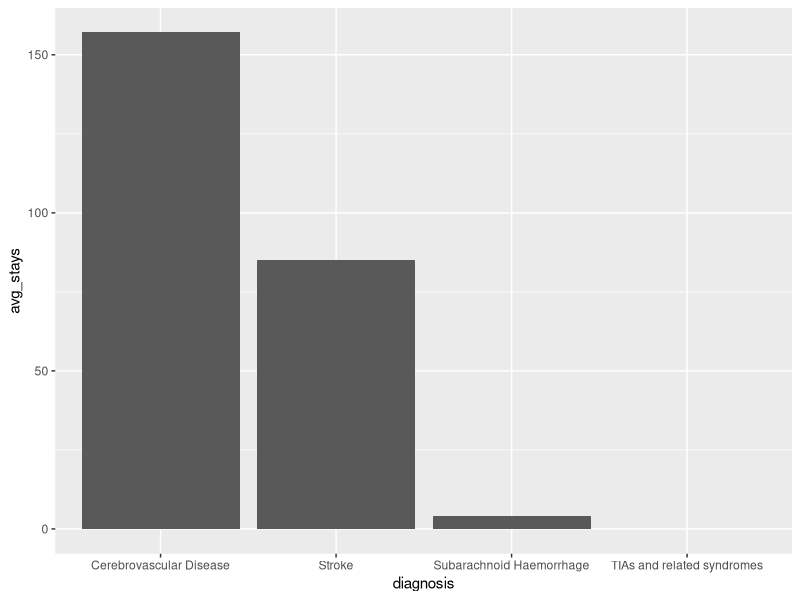
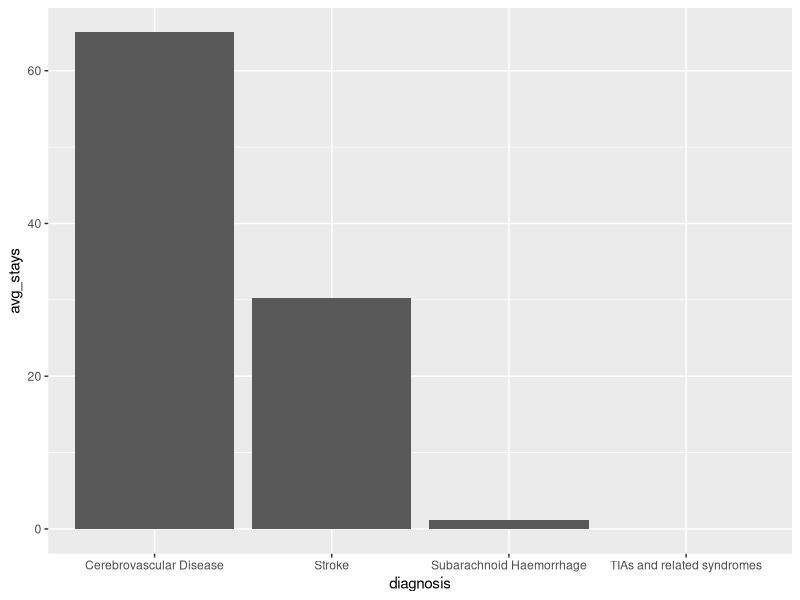
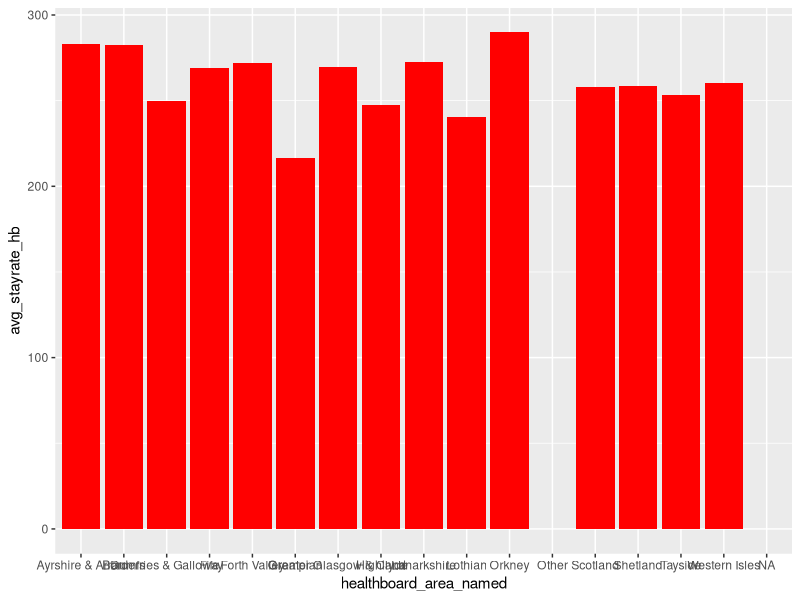
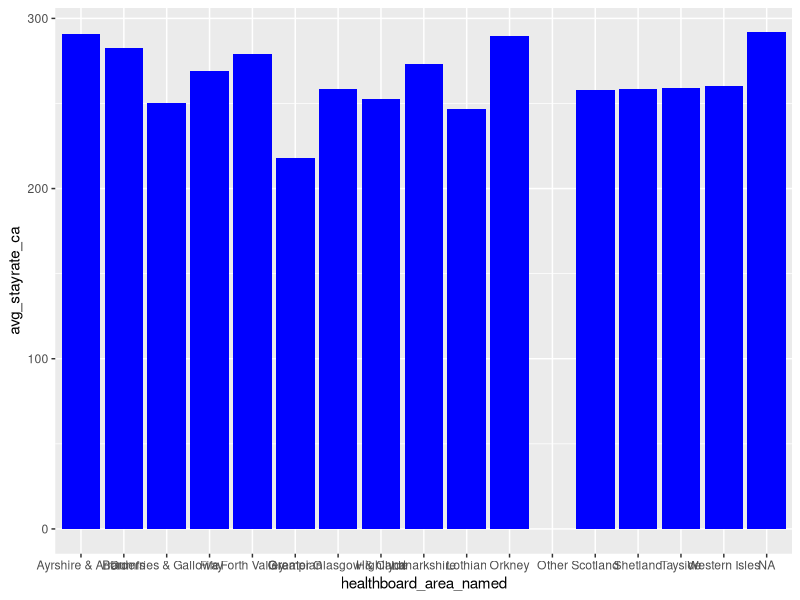
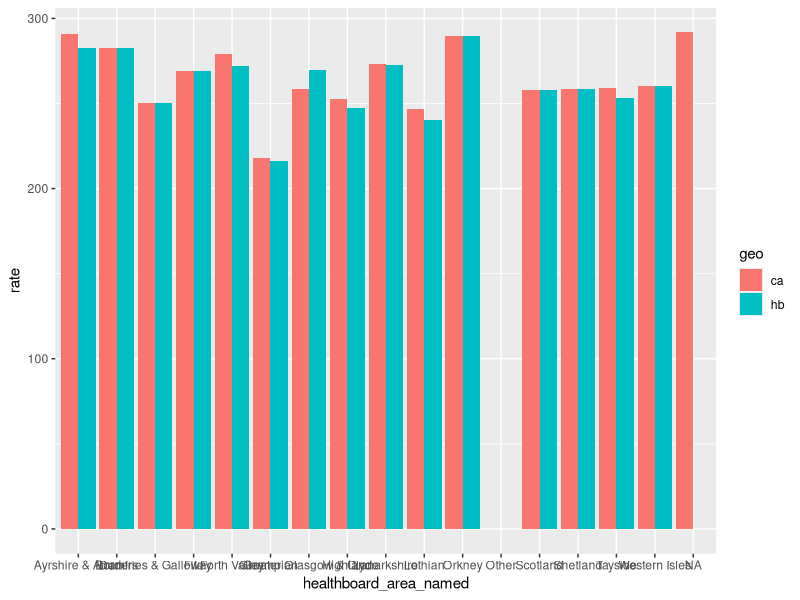
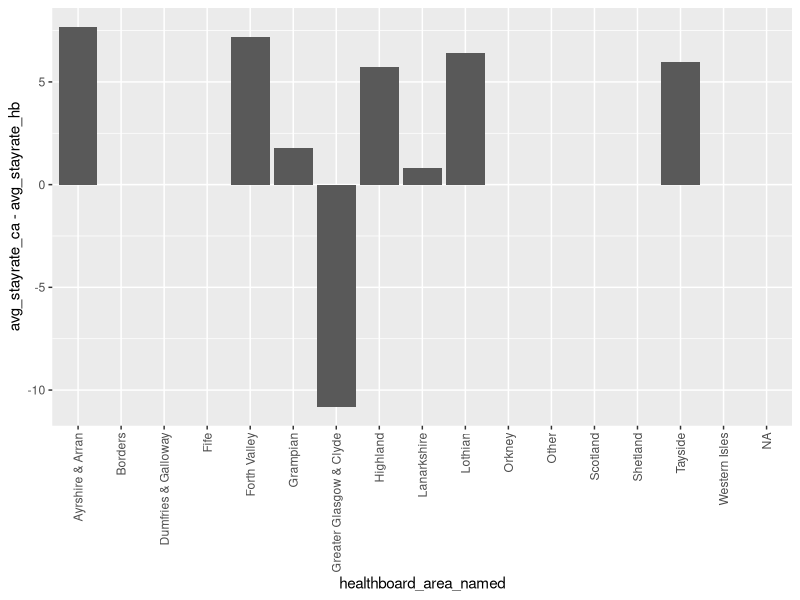
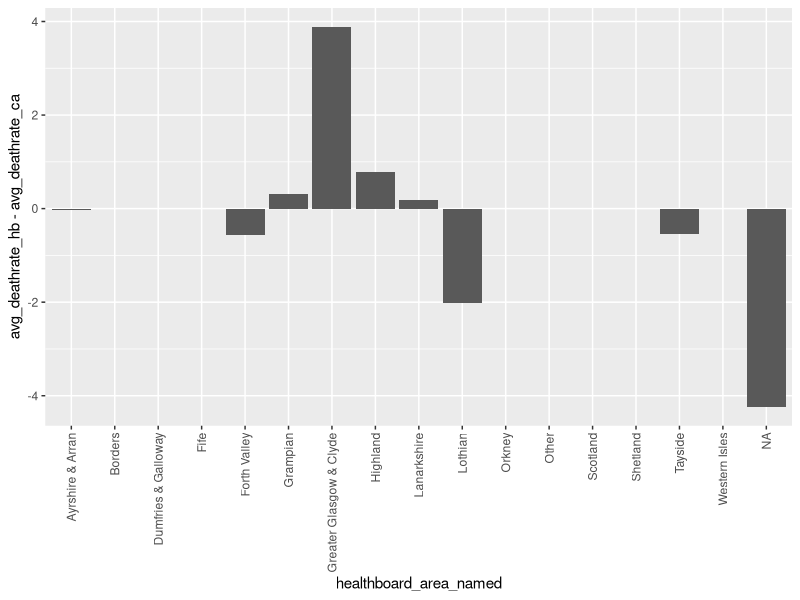
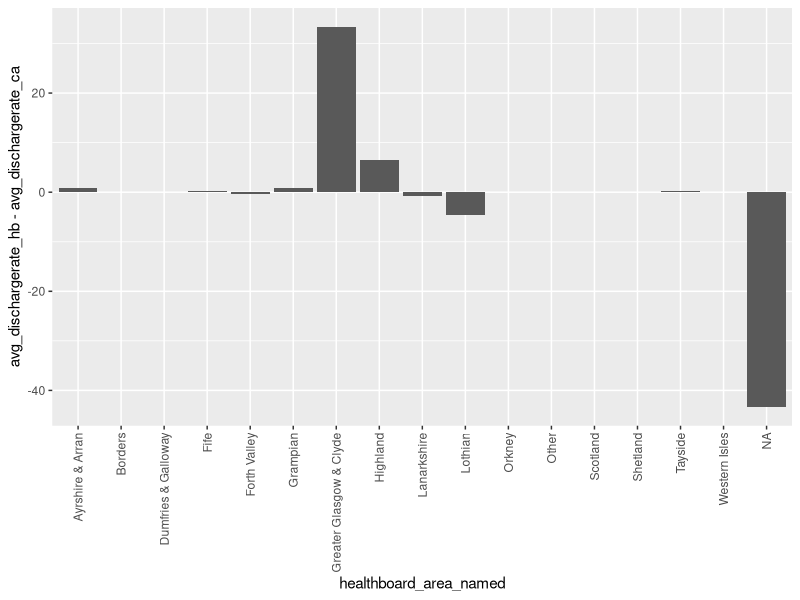

Recreate these plots in R, in order.
## ---- chunk 1
library(tidyverse)
## ---- chunk 2
council_strokesbyca <- read_csv("../../data/clean_data/strokes_byca.csv",
                                col_types = cols(hospitalstays = col_double(),
                                            crude_rate_stays = col_double()))
healthboard_strokesbyhb <- read_csv("../../data/clean_data/strokes_byhb.csv",
                                col_types = cols(hospitalstays = col_double(),
                                            crude_rate_stays = col_double()))
## ---- chunk 3
diagnosis_totals_byhb <- healthboard_strokesbyhb %>% 
  group_by(diagnosis) %>% 
  summarise(avg_stays = mean(crude_rate_mortality, na.rm = TRUE),
            avg_discharge = mean(easr_discharge, na.rm = TRUE),
            avg_deaths = mean(easr_mortality, na.rm = TRUE))
## ---- chunk 4
diagnosis_totals_byhb %>% 
  ggplot(aes(x = diagnosis, y = avg_stays)) +
  geom_col()
## ---- chunk 5
diagnosis_totals_byca <- council_strokesbyca %>% 
  group_by(diagnosis) %>% 
  summarise(avg_stays = mean(crude_rate_mortality, na.rm = TRUE),
            avg_discharge = mean(easr_discharge, na.rm = TRUE),
            avg_deaths = mean(easr_mortality, na.rm = TRUE))
## ---- chunk 6
diagnosis_totals_byca %>% 
  ggplot(aes(x = diagnosis, y = avg_stays)) +
  geom_col()
## ---- chunk 7
unique(council_strokesbyca$council_area_named)
unique(healthboard_strokesbyhb$healthboard_area_named)
## ---- chunk 8
council_strokesbyca <- council_strokesbyca %>% 
  mutate(healthboard = case_when(
    council_area_named %in% c("East Ayrshire", "North Ayrshire", "South Ayrshire") ~ "Ayrshire & Arran",
    council_area_named == "Scottish Borders" ~ "Borders",
    council_area_named == "Dumfries & Galloway" ~ "Dumfries & Galloway",
    council_area_named == "Na h-Eileanan Siar" ~ "Western Isles",
    council_area_named == "Fife" ~ "Fife",
    council_area_named %in% c("Clackmannanshire", "Falkirk", "Stirling") ~ "Forth Valley",
    council_area_named == "Aberdeenshire" | council_area_named == "Aberdeen City" | council_area_named == "Moray" ~ "Grampian",
    council_area_named %in% c("City of Glasgow", "East Dunbartonshire", "East Renfrewshire", "Inverclyde", "Renfrewshire", "West Dunbartonshire") ~ "Greater Glasgow & Clyde",
    council_area_named %in% c("Highland", "Argyll & Bute") ~ "Highland",
    council_area_named %in% c("North Lanarkshire", "South Lanarkshire") ~ "Lanarkshire",
    council_area_named %in% c("City of Edinburgh", "East Lothian", "Midlothian", "West Lothian") ~ "Lothian",
    council_area_named == "Orkney Islands" ~ "Orkney",
    council_area_named == "Shetland Islands" ~ "Shetland",
    council_area_named %in% c("Angus", "Dundee City", "Perth & Kinross") ~ "Tayside",
    council_area_named == "Scotland" ~ "Scotland",
    council_area_named == "Other" ~ "Other",
    is.na(council_area_named) ~ "NA"
    )
  )
council_strokesbyca <- council_strokesbyca %>% 
  mutate(healthboard = na_if(healthboard, "NA"))
## ---- chunk 9
ratestays_byhb <- healthboard_strokesbyhb %>% 
  group_by(healthboard_area_named) %>% 
  summarise(avg_stayrate = mean(crude_rate_stays, na.rm = TRUE)) %>% 
  arrange(healthboard_area_named)

ratestays_byca <- council_strokesbyca %>% 
  group_by(healthboard) %>% 
  summarise(avg_stayrate = mean(crude_rate_stays, na.rm = TRUE)) %>% 
  arrange(healthboard)

stayrates <- ratestays_byhb %>% 
  full_join(ratestays_byca,
            by = c("healthboard_area_named" = "healthboard"),
            suffix = c("_hb", "_ca"))

ggplot(stayrates) +
  aes(x = healthboard_area_named) +
  geom_col(aes(y = avg_stayrate_hb), fill = "red") 

ggplot(stayrates) +
  aes(x = healthboard_area_named) +
  geom_col(aes(y = avg_stayrate_ca), fill = "blue")
## ---- chunk 10
stayrates_pivoted <- stayrates %>% 
  pivot_longer(
    cols = c("avg_stayrate_ca", "avg_stayrate_hb"),
    names_to = "geo",
    names_prefix = "avg_stayrate_",
    values_to = "rate"
  )

ggplot(stayrates_pivoted) +
  aes(x = healthboard_area_named, y = rate, group = geo, fill = geo) +
  geom_col(position = "dodge")
## ---- chunk 11
ggplot(stayrates) +
  aes(x = healthboard_area_named, y = avg_stayrate_ca - avg_stayrate_hb) +
  geom_col() +
  theme(axis.text.x = element_text(angle = 90, vjust = 0.5, hjust=1))
## ---- chunk 12
ratedeaths_byhb <- healthboard_strokesbyhb %>% 
  group_by(healthboard_area_named) %>% 
  summarise(avg_deathrate = mean(easr_mortality, na.rm = TRUE)) %>% 
  arrange(healthboard_area_named)

ratedeaths_byca <- council_strokesbyca %>% 
  group_by(healthboard) %>% 
  summarise(avg_deathrate = mean(easr_mortality, na.rm = TRUE)) %>% 
  arrange(healthboard)

deathrates <- ratedeaths_byhb %>% 
  full_join(ratedeaths_byca,
            by = c("healthboard_area_named" = "healthboard"),
            suffix = c("_hb", "_ca"))

ggplot(deathrates) +
  aes(x = healthboard_area_named, y = avg_deathrate_hb - avg_deathrate_ca) +
  geom_col() +
  theme(axis.text.x = element_text(angle = 90, vjust = 0.5, hjust=1))
## ---- chunk 13
ratedischarges_byhb <- healthboard_strokesbyhb %>% 
  group_by(healthboard_area_named) %>% 
  summarise(avg_dischargerate = mean(easr_discharge, na.rm = TRUE)) %>% 
  arrange(healthboard_area_named)

ratedischarges_byca <- council_strokesbyca %>% 
  group_by(healthboard) %>% 
  summarise(avg_dischargerate = mean(easr_discharge, na.rm = TRUE)) %>% 
  arrange(healthboard)

dischargerates <- ratedischarges_byhb %>% 
  full_join(ratedischarges_byca,
            by = c("healthboard_area_named" = "healthboard"),
            suffix = c("_hb", "_ca"))

ggplot(dischargerates) +
  aes(x = healthboard_area_named, y = avg_dischargerate_hb - avg_dischargerate_ca) +
  geom_col() +
  theme(axis.text.x = element_text(angle = 90, vjust = 0.5, hjust=1))
